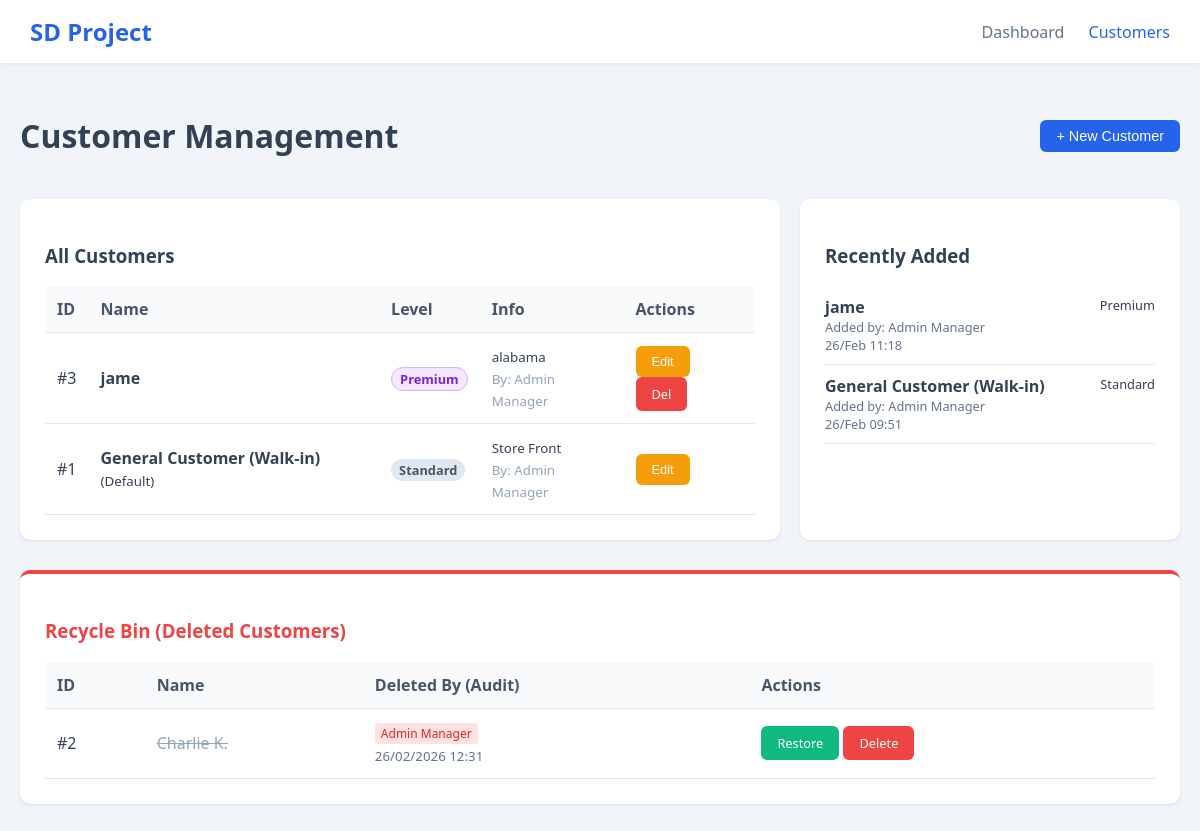
Screenshot of /manage_customers.php (signed in) with the database file from the repository.
### tables this page shows
CREATE TABLE `Customers` (
  `customer_id` int NOT NULL,
  `contact_name` varchar(100) NOT NULL,
  `address` text,
  `membership_level` enum('Standard','Premium') DEFAULT 'Standard',
  `is_deleted` tinyint(1) DEFAULT '0',
  `created_by` int DEFAULT NULL,
  `created_at` datetime DEFAULT CURRENT_TIMESTAMP,
  `deleted_by` int DEFAULT NULL,
  `deleted_at` datetime DEFAULT NULL
);

CREATE TABLE `Employees` (
  `employee_id` int NOT NULL,
  `employee_name` varchar(100) NOT NULL,
  `username` varchar(50) NOT NULL,
  `password` varchar(255) NOT NULL,
  `role` enum('Manager','Sales','Inventory') NOT NULL,
  `is_deleted` tinyint(1) DEFAULT '0',
  `created_at` datetime DEFAULT CURRENT_TIMESTAMP,
  `created_by` int DEFAULT NULL,
  `deleted_by` int DEFAULT NULL,
  `deleted_at` datetime DEFAULT NULL
);

### manage_customers.php (the view, shortened to what this page needs)
<?php
include 'db_connect.php';
$customers = $conn->query("SELECT c.*, e.employee_name as creator_name FROM Customers c LEFT JOIN Employees e ON c.created_by = e.employee_id WHERE c.is_deleted = 0 ORDER BY c.customer_id DESC");
$recent = $conn->query("SELECT c.*, e.employee_name FROM Customers c LEFT JOIN Employees e ON c.created_by = e.employee_id WHERE c.is_deleted = 0 ORDER BY c.created_at DESC LIMIT 5");
$trash = $conn->query("SELECT c.*, e.employee_name as deleter_name
                       FROM Customers c
                       LEFT JOIN Employees e ON c.deleted_by = e.employee_id
                       WHERE c.is_deleted = 1
                       ORDER BY c.deleted_at DESC");
?>
<!DOCTYPE html>
<html lang="en">
<head>
    <link rel="stylesheet" href="style.css">
</head>
<body>
<nav class="navbar">
    <a href="index.php" class="nav-brand">SD Project</a>
    <div class="nav-menu">
        <a href="index.php">Dashboard</a>
        <a href="manage_customers.php" class="active">Customers</a>
    </div>
</nav>
<div class="container">
    <div style="display: flex; justify-content: space-between; align-items: center; margin-bottom: 20px;">
        <h1>Customer Management</h1>
        <button onclick="openModal('addModal')" class="btn btn-primary">+ New Customer</button>
    </div>
    <div class="dashboard-grid" style="grid-template-columns: 2fr 1fr;">
        <div class="card">
            <h3>All Customers</h3>
            <table>
                <thead><tr><th>ID</th><th>Name</th><th>Level</th><th>Info</th><th>Actions</th></tr></thead>
                <tbody>
                    <?php while($c = $customers->fetch_assoc()): ?>
                    <tr>
                        <td>#<?php echo $c['customer_id']; ?></td>
                        <td><strong><?php echo $c['contact_name']; ?></strong><?php if($c['customer_id'] == 1) echo "<small> (Default)</small>"; ?></td>
                        <td><?php echo ($c['membership_level'] == 'Premium') ? '<span class="badge-prm">Premium</span>' : '<span class="badge-std">Standard</span>'; ?></td>
                        <td><small><?php echo $c['address']; ?></small><br><small style="color:#94a3b8;">By: <?php echo $c['creator_name'] ? $c['creator_name'] : '-'; ?></small></td>
                        <td>
                            <button onclick="openEdit(<?php echo htmlspecialchars(json_encode($c)); ?>)" class="btn btn-warning" style="font-size:0.8em;">Edit</button>
                            <?php if($c['customer_id'] != 1): ?>
                            <a href="?delete_id=<?php echo $c['customer_id']; ?>" class="btn btn-danger" style="font-size:0.8em;" onclick="return confirm('Delete this customer?')">Del</a>
                            <?php endif; ?>
                        </td>
                    </tr>
                    <?php endwhile; ?>
                </tbody>
            </table>
        </div>
        <div class="card">
            <h3>Recently Added</h3>
            <ul style="list-style: none; padding: 0;">
                <?php while($r = $recent->fetch_assoc()): ?>
                <li style="border-bottom: 1px solid #e2e8f0; padding: 10px 0;">
                    <div style="display: flex; justify-content: space-between;">
                        <strong><?php echo $r['contact_name']; ?></strong>
                        <span style="font-size:0.8em;"><?php echo $r['membership_level']; ?></span>
                    </div>
                    <div style="font-size: 0.8em; color: #64748b;">Added by: <?php echo $r['employee_name']; ?><br><?php echo date('d/M H:i', strtotime($r['created_at'])); ?></div>
                </li>
                <?php endwhile; ?>
            </ul>
        </div>
    </div>
    <?php if($trash->num_rows > 0): ?>
    <div class="card" style="margin-top: 30px; border-top: 4px solid #ef4444;">
        <h3 style="color: #ef4444;">Recycle Bin (Deleted Customers)</h3>
        <table>
            <thead><tr><th>ID</th><th>Name</th><th>Deleted By (Audit)</th><th>Actions</th></tr></thead>
            <tbody>
                <?php while($t = $trash->fetch_assoc()): ?>
                <tr>
                    <td>#<?php echo $t['customer_id']; ?></td>
                    <td><strike style="color: #94a3b8;"><?php echo $t['contact_name']; ?></strike></td>
                    <td>
                        <span class="audit-tag">
                            <?php echo $t['deleter_name'] ? $t['deleter_name'] : 'Unknown'; ?>
                        </span><br>
                        <small style="color: #64748b;"><?php echo $t['deleted_at'] ? date('d/m/Y H:i', strtotime($t['deleted_at'])) : '-'; ?></small>
                    </td>
                    <td>
                        <a href="?restore_id=<?php echo $t['customer_id']; ?>" class="btn btn-success" style="font-size:0.8em;">Restore</a>
                        <a href="?perm_del_id=<?php echo $t['customer_id']; ?>" class="btn btn-danger" style="font-size:0.8em;" onclick="return confirm('Delete Permanently?')">Delete</a>
                    </td>
                </tr>
                <?php endwhile; ?>
            </tbody>
        </table>
    </div>
    <?php endif; ?>
</div>
</body>
</html>

### style.css (style rules this page uses)
body { font-family: 'Segoe UI', Tahoma, Geneva, Verdana, sans-serif; background-color: #f1f5f9; margin: 0; padding: 0; color: #334155; }
a { text-decoration: none; }
.navbar { background: #fff; padding: 15px 30px; box-shadow: 0 2px 4px rgba(0,0,0,0.05); display: flex; justify-content: space-between; align-items: center; }
.nav-brand { font-size: 1.5rem; font-weight: bold; color: #2563eb; }
.nav-menu a { margin-left: 20px; color: #64748b; font-weight: 500; }
.nav-menu a.active { color: #2563eb; }
.container { max-width: 1200px; margin: 30px auto; padding: 0 20px; }
.dashboard-grid { display: grid; grid-template-columns: repeat(auto-fit, minmax(300px, 1fr)); gap: 20px; margin-bottom: 30px; }
.card { background: #fff; padding: 25px; border-radius: 10px; box-shadow: 0 1px 3px rgba(0,0,0,0.1); transition: transform 0.2s; }
.btn { display: inline-block; padding: 8px 16px; border-radius: 6px; color: #fff; border: none; cursor: pointer; font-size: 0.9rem; }
.btn-primary { background: #2563eb; }
.btn-success { background: #10b981; }
.btn-warning { background: #f59e0b; }
.btn-danger { background: #ef4444; }
table { width: 100%; border-collapse: collapse; margin-top: 10px; }
th, td { padding: 12px; text-align: left; border-bottom: 1px solid #e2e8f0; }
th { background-color: #f8fafc; color: #475569; }

### manage_customers.php (style rules this page uses)
.badge-std { background: #e2e8f0; color: #475569; padding: 2px 8px; border-radius: 12px; font-size: 0.8em; font-weight: bold; }
.badge-prm { background: #f3e8ff; color: #7e22ce; padding: 2px 8px; border-radius: 12px; font-size: 0.8em; font-weight: bold; border: 1px solid #d8b4fe; }
.audit-tag { font-size: 0.75em; color: #dc2626; background: #fee2e2; padding: 2px 6px; border-radius: 4px; display: inline-block; margin-top: 2px; }

### rows the page displays
customers: customer_id "3", contact_name "jame", shows "Premium", address "alabama", created_by.employee_name "Admin Manager", membership_level "Premium", created_at "26/Feb 11:18"
customers: customer_id "1", contact_name "General Customer (Walk-in)", shows "(Default)", shows "Standard", address "Store Front", created_by.employee_name "Admin Manager", membership_level "Standard", created_at "26/Feb 09:51"
customers: customer_id "2", contact_name "Charlie K.", created_by.employee_name "Admin Manager", deleted_at "26/02/2026 12:31"
